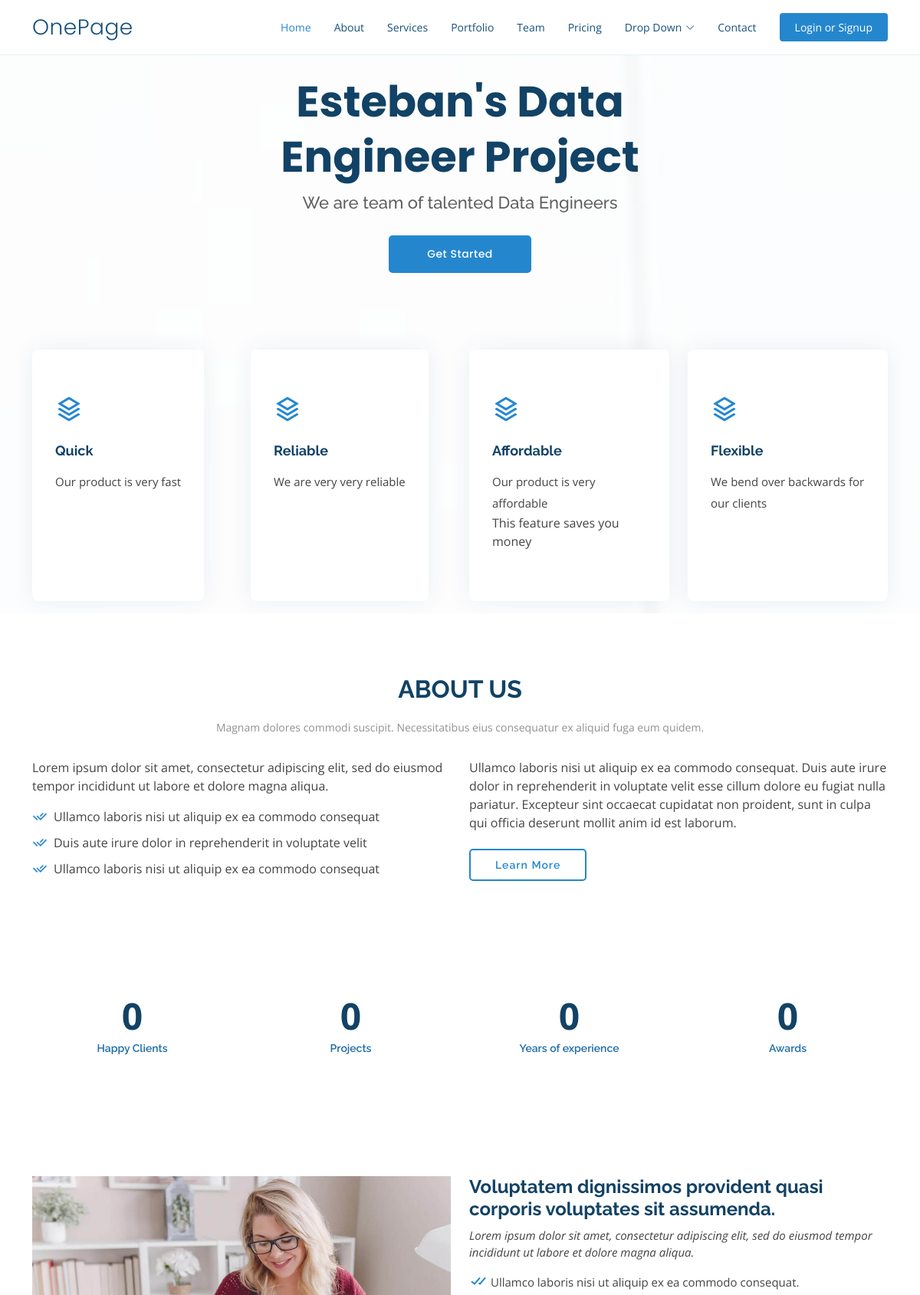
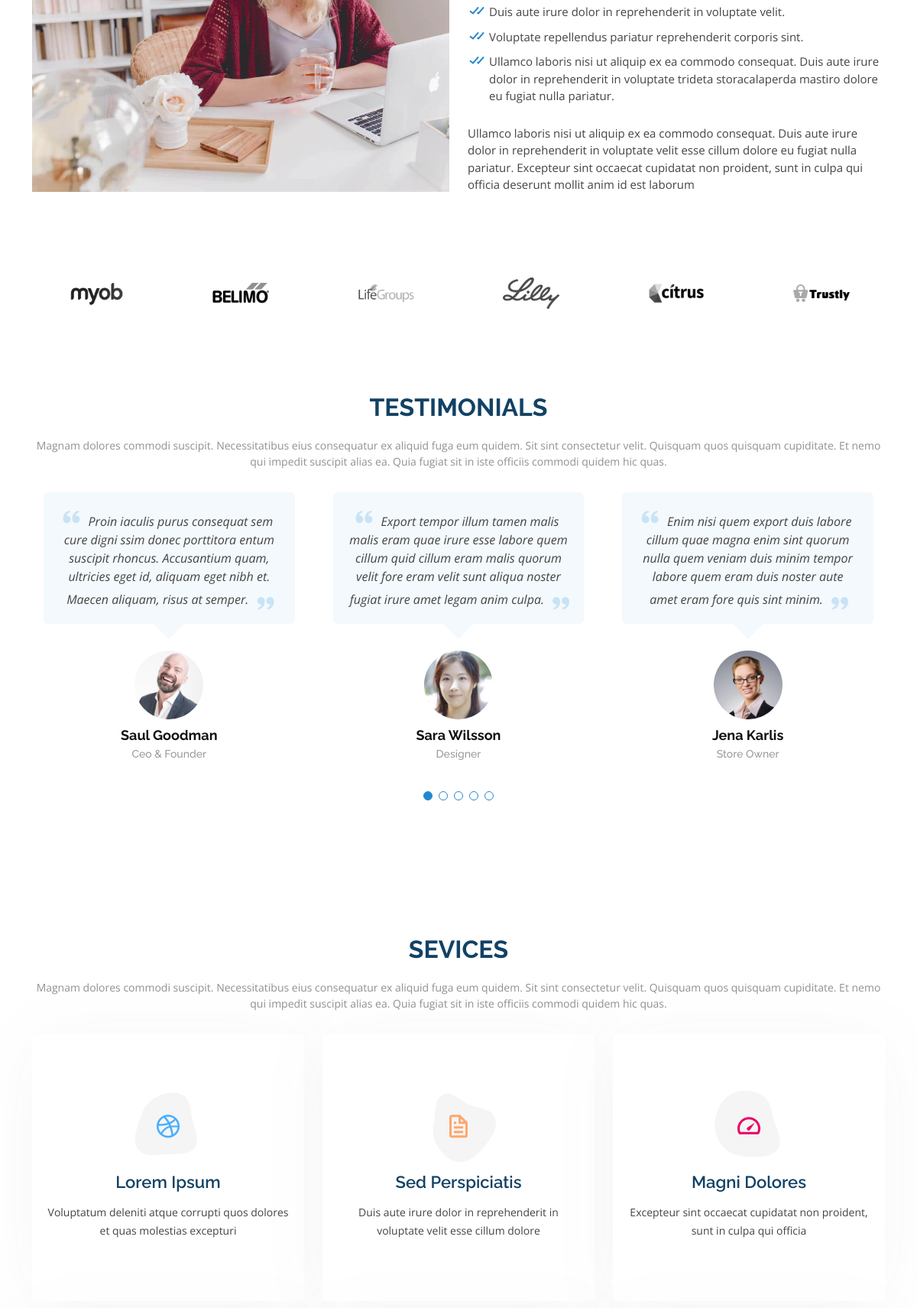
The page / (upper part) on the database its author committed (2 pictures, top to bottom).
### myapp/models.py (models this page shows)
class Feature(models.Model):
    name = models.CharField(max_length=100)
    details = models.CharField(max_length=500)

### myapp/views.py (the view)
# urls.py: path("", views.index, name="index"),
def index(request):
    features = Feature.objects.all()
    return render(request, "index.html", {"features": features})

### templates/index.html (shortened to what this page needs)
{% load static %}
<!DOCTYPE html>
<html lang="en">
<head>
  <link href="{% static 'assets/vendor/aos/aos.css' %}" rel="stylesheet">
  <link href="{% static 'assets/vendor/bootstrap/css/bootstrap.min.css' %}" rel="stylesheet">
  <link href="{% static 'assets/vendor/bootstrap-icons/bootstrap-icons.css' %}" rel="stylesheet">
  <link href="{% static 'assets/vendor/boxicons/css/boxicons.min.css' %}" rel="stylesheet">
  <link href="{% static 'assets/vendor/glightbox/css/glightbox.min.css' %}" rel="stylesheet">
  <link href="{% static 'assets/vendor/remixicon/remixicon.css' %}" rel="stylesheet">
  <link href="{% static 'assets/vendor/swiper/swiper-bundle.min.css' %}" rel="stylesheet">
  <link href="{% static 'assets/css/style.css' %}" rel="stylesheet">
</head>
<body>
  <header id="header" class="fixed-top">
    <div class="container d-flex align-items-center justify-content-between">
      <h1 class="logo"><a href="index.html">OnePage</a></h1>
      <nav id="navbar" class="navbar">
        <ul>
          <li><a class="nav-link scrollto active" href="#hero">Home</a></li>
          <li><a class="nav-link scrollto" href="#about">About</a></li>
          <li><a class="nav-link scrollto" href="#services">Services</a></li>
          <li><a class="nav-link scrollto o" href="#portfolio">Portfolio</a></li>
          <li><a class="nav-link scrollto" href="#team">Team</a></li>
          <li><a class="nav-link scrollto" href="#pricing">Pricing</a></li>
          <li class="dropdown"><a href="#"><span>Drop Down</span> <i class="bi bi-chevron-down"></i></a>
          </li>
          <li><a class="nav-link scrollto" href="#contact">Contact</a></li>
          {% if user.is_authenticated %}
          <li><a class="getstarted scrollto" href="logout">Logout</a></li>
          {% else %}
          <li><a class="getstarted scrollto" href="login">Login or Signup</a></li>
          {% endif %}
        </ul>
      </nav>
    </div>
  </header>
  <section id="hero" class="d-flex align-items-center">
    <div class="container position-relative" data-aos="fade-up" data-aos-delay="100">
      <div class="row justify-content-center">
        <div class="col-xl-7 col-lg-9 text-center">
          {% if user.is_authenticated %}
          <h1>Welcome, {{user.username}}</h1>
          {% else %}
          <h1>Esteban's Data Engineer Project</h1>
          {% endif %}
          <h2>We are team of talented Data Engineers</h2>
        </div>
      </div>
      <div class="text-center">
        <a href="#about" class="btn-get-started scrollto">Get Started</a>
      </div>
      <div class="row icon-boxes">
        {% for feature in features %}
        <div class="col-md-6 col-lg-3 d-flex align-items-stretch mb-5 mb-lg-0" data-aos="zoom-in" data-aos-delay="200">
          <div class="icon-box">
            <div class="icon"><i class="ri-stack-line"></i></div>
            <h4 class="title"><a href="">{{feature.name}}</a></h4>
            <p class="description">{{feature.details}}</p>
            {% if feature.name == 'Affordable' %}
            <p>This feature saves you money</p>
            {% endif %}
          </div>
        </div>
        {% endfor %}
      </div>
  </section>
  <main id="main">
    <section id="about" class="about">
      <div class="container" data-aos="fade-up">
        <div class="section-title">
          <h2>About Us</h2>
          <p>Magnam dolores commodi suscipit. Necessitatibus eius consequatur ex aliquid fuga eum quidem. </p>
        </div>
        <div class="row content">
          <div class="col-lg-6">
            <p>
              Lorem ipsum dolor sit amet, consectetur adipiscing elit, sed do eiusmod tempor incididunt ut labore et
              dolore
              magna aliqua.
            </p>
            <ul>
              <li><i class="ri-check-double-line"></i> Ullamco laboris nisi ut aliquip ex ea commodo consequat</li>
              <li><i class="ri-check-double-line"></i> Duis aute irure dolor in reprehenderit in voluptate velit</li>
              <li><i class="ri-check-double-line"></i> Ullamco laboris nisi ut aliquip ex ea commodo consequat</li>
            </ul>
          </div>
          <div class="col-lg-6 pt-4 pt-lg-0">
            <p>
              Ullamco laboris nisi ut aliquip ex ea commodo consequat. Duis aute irure dolor in reprehenderit in
              voluptate
              velit esse cillum dolore eu fugiat nulla pariatur. Excepteur sint occaecat cupidatat non proident, sunt in
              culpa qui officia deserunt mollit anim id est laborum.
            </p>
            <a href="#" class="btn-learn-more">Learn More</a>
          </div>
        </div>
      </div>
    </section>
    <section id="counts" class="counts section-bg">
      <div class="container">
        <div class="row justify-content-end">
          <div class="col-lg-3 col-md-5 col-6 d-md-flex align-items-md-stretch">
            <div class="count-box">
              <span data-purecounter-start="0" data-purecounter-end="65" data-purecounter-duration="2"
                class="purecounter"></span>
              <p>Happy Clients</p>
            </div>
          </div>
          <div class="col-lg-3 col-md-5 col-6 d-md-flex align-items-md-stretch">
            <div class="count-box">
              <span data-purecounter-start="0" data-purecounter-end="85" data-purecounter-duration="2"
                class="purecounter"></span>
              <p>Projects</p>
            </div>
          </div>
          <div class="col-lg-3 col-md-5 col-6 d-md-flex align-items-md-stretch">
            <div class="count-box">
              <span data-purecounter-start="0" data-purecounter-end="30" data-purecounter-duration="2"
                class="purecounter"></span>
              <p>Years of experience</p>
            </div>
          </div>
          <div class="col-lg-3 col-md-5 col-6 d-md-flex align-items-md-stretch">
            <div class="count-box">
              <span data-purecounter-start="0" data-purecounter-end="20" data-purecounter-duration="2"
                class="purecounter"></span>
              <p>Awards</p>
            </div>
          </div>
        </div>
      </div>
    </section>
    <section id="about-video" class="about-video">
      <div class="container" data-aos="fade-up">
        <div class="row">
          <div class="col-lg-6 video-box align-self-baseline" data-aos="fade-right" data-aos-delay="100">
            <img src="{% static 'assets/img/about-video.jpg' %}" class="img-fluid" alt="">
          </div>
          <div class="col-lg-6 pt-3 pt-lg-0 content" data-aos="fade-left" data-aos-delay="100">
            <h3>Voluptatem dignissimos provident quasi corporis voluptates sit assumenda.</h3>
            <p class="fst-italic">
              Lorem ipsum dolor sit amet, consectetur adipiscing elit, sed do eiusmod tempor incididunt ut labore et
              dolore
              magna aliqua.
            </p>
            <ul>
              <li><i class="bx bx-check-double"></i> Ullamco laboris nisi ut aliquip ex ea commodo consequat.</li>
              <li><i class="bx bx-check-double"></i> Duis aute irure dolor in reprehenderit in voluptate velit.</li>
              <li><i class="bx bx-check-double"></i> Voluptate repellendus pariatur reprehenderit corporis sint.</li>
              <li><i class="bx bx-check-double"></i> Ullamco laboris nisi ut aliquip ex ea commodo consequat. Duis aute
                irure dolor in reprehenderit in voluptate trideta storacalaperda mastiro dolore eu fugiat nulla
                pariatur.</li>
            </ul>
            <p>
              Ullamco laboris nisi ut aliquip ex ea commodo consequat. Duis aute irure dolor in reprehenderit in
              voluptate
              velit esse cillum dolore eu fugiat nulla pariatur. Excepteur sint occaecat cupidatat non proident, sunt in
              culpa qui officia deserunt mollit anim id est laborum
            </p>
          </div>
        </div>
      </div>
    </section>
    <section id="clients" class="clients section-bg">
      <div class="container">
        <div class="row">
          <div class="col-lg-2 col-md-4 col-6 d-flex align-items-center justify-content-center" data-aos="zoom-in">
            <img src="{% static 'assets/img/clients/client-1.png' %}" class="img-fluid" alt="">
          </div>
          <div class="col-lg-2 col-md-4 col-6 d-flex align-items-center justify-content-center" data-aos="zoom-in">
            <img src="{% static 'assets/img/clients/client-2.png' %}" class="img-fluid" alt="">
          </div>
          <div class="col-lg-2 col-md-4 col-6 d-flex align-items-center justify-content-center" data-aos="zoom-in">
            <img src="{% static 'assets/img/clients/client-3.png' %}" class="img-fluid" alt="">
          </div>
          <div class="col-lg-2 col-md-4 col-6 d-flex align-items-center justify-content-center" data-aos="zoom-in">
            <img src="{% static 'assets/img/clients/client-4.png' %}" class="img-fluid" alt="">
          </div>
          <div class="col-lg-2 col-md-4 col-6 d-flex align-items-center justify-content-center" data-aos="zoom-in">
            <img src="{% static 'assets/img/clients/client-5.png' %}" class="img-fluid" alt="">
          </div>
          <div class="col-lg-2 col-md-4 col-6 d-flex align-items-center justify-content-center" data-aos="zoom-in">
            <img src="{% static 'assets/img/clients/client-6.png' %}" class="img-fluid" alt="">
          </div>
        </div>
      </div>
    </section>
    <section id="testimonials" class="testimonials">
      <div class="container" data-aos="fade-up">
        <div class="section-title">
          <h2>Testimonials</h2>
          <p>Magnam dolores commodi suscipit. Necessitatibus eius consequatur ex aliquid fuga eum quidem. Sit sint
            consectetur velit. Quisquam quos quisquam cupiditate. Et nemo qui impedit suscipit alias ea. Quia fugiat sit
            in iste officiis commodi quidem hic quas.</p>
        </div>
        <div class="testimonials-slider swiper" data-aos="fade-up" data-aos-delay="100">
          <div class="swiper-wrapper">
            <div class="swiper-slide">
              <div class="testimonial-item">
                <p>
                  <i class="bx bxs-quote-alt-left quote-icon-left"></i>
                  Proin iaculis purus consequat sem cure digni ssim donec porttitora entum suscipit rhoncus. Accusantium
                  quam, ultricies eget id, aliquam eget nibh et. Maecen aliquam, risus at semper.
                  <i class="bx bxs-quote-alt-right quote-icon-right"></i>
                </p>
                <img src="{% static 'assets/img/testimonials/testimonials-1.jpg' %}" class="testimonial-img" alt="">
                <h3>Saul Goodman</h3>
                <h4>Ceo &amp; Founder</h4>
              </div>
            </div>
            <div class="swiper-slide">
              <div class="testimonial-item">
                <p>
                  <i class="bx bxs-quote-alt-left quote-icon-left"></i>
                  Export tempor illum tamen malis malis eram quae irure esse labore quem cillum quid cillum eram malis
                  quorum velit fore eram velit sunt aliqua noster fugiat irure amet legam anim culpa.
                  <i class="bx bxs-quote-alt-right quote-icon-right"></i>
                </p>
                <img src="{% static 'assets/img/testimonials/testimonials-2.jpg' %}" class="testimonial-img" alt="">
                <h3>Sara Wilsson</h3>
                <h4>Designer</h4>
              </div>
            </div>
            <div class="swiper-slide">
              <div class="testimonial-item">
                <p>
                  <i class="bx bxs-quote-alt-left quote-icon-left"></i>
                  Enim nisi quem export duis labore cillum quae magna enim sint quorum nulla quem veniam duis minim
                  tempor labore quem eram duis noster aute amet eram fore quis sint minim.
                  <i class="bx bxs-quote-alt-right quote-icon-right"></i>
                </p>
                <img src="{% static 'assets/img/testimonials/testimonials-3.jpg' %}" class="testimonial-img" alt="">
                <h3>Jena Karlis</h3>
                <h4>Store Owner</h4>
              </div>
            </div>
          </div>
          <div class="swiper-pagination"></div>
        </div>
      </div>
    </section>
    <section id="services" class="services section-bg">
      <div class="container" data-aos="fade-up">
        <div class="section-title">
          <h2>Sevices</h2>
          <p>Magnam dolores commodi suscipit. Necessitatibus eius consequatur ex aliquid fuga eum quidem. Sit sint
            consectetur velit. Quisquam quos quisquam cupiditate. Et nemo qui impedit suscipit alias ea. Quia fugiat sit
            in iste officiis commodi quidem hic quas.</p>
        </div>
        <div class="row">
          <div class="col-lg-4 col-md-6 d-flex align-items-stretch" data-aos="zoom-in" data-aos-delay="100">
            <div class="icon-box iconbox-blue">
              <div class="icon">
                <i class="bx bxl-dribbble"></i>
              </div>
              <h4><a href="">Lorem Ipsum</a></h4>
              <p>Voluptatum deleniti atque corrupti quos dolores et quas molestias excepturi</p>
            </div>
          </div>
          <div class="col-lg-4 col-md-6 d-flex align-items-stretch mt-4 mt-md-0" data-aos="zoom-in"
            data-aos-delay="200">
            <div class="icon-box iconbox-orange ">
              <div class="icon">
                <i class="bx bx-file"></i>
              </div>
              <h4><a href="">Sed Perspiciatis</a></h4>
              <p>Duis aute irure dolor in reprehenderit in voluptate velit esse cillum dolore</p>
            </div>
          </div>
          <div class="col-lg-4 col-md-6 d-flex align-items-stretch mt-4 mt-lg-0" data-aos="zoom-in"
            data-aos-delay="300">
            <div class="icon-box iconbox-pink">
              <div class="icon">
                <i class="bx bx-tachometer"></i>
              </div>
              <h4><a href="">Magni Dolores</a></h4>
              <p>Excepteur sint occaecat cupidatat non proident, sunt in culpa qui officia</p>
            </div>
          </div>
        </div>
      </div>
    </section>
  </main>
</body>
</html>

### rows shown on the page
Feature: name "Quick", details "Our product is very fast"
Feature: name "Reliable", details "We are very very reliable"
Feature: name "Affordable", details "Our product is very affordable", shows "This feature saves you money"
Feature: name "Flexible", details "We bend over backwards for our clients"
